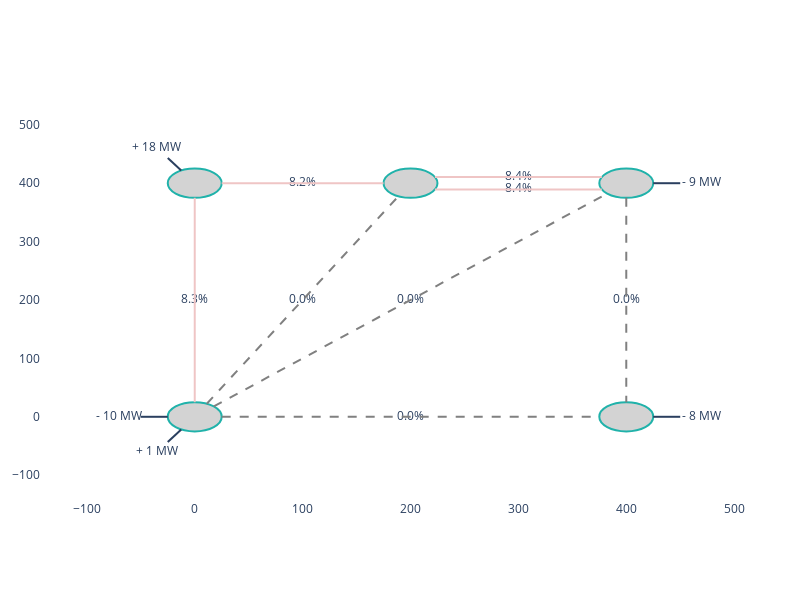

The code cell stored with this chart in its notebook:
### Code cell
last_obs = all_obs[-1]
fig = plot_helper.plot_observation(last_obs)
fig.show()

### Figure 1 — Plotly figure (JSON) as saved in the notebook; plotly's stock layout.template omitted (floating-point values rounded to 4 significant figures)
{"data": [{"mode": "text", "showlegend": false, "text": ["8.3%"], "type": "scatter", "x": [1.531e-15], "y": [200]}, {"mode": "text", "showlegend": false, "text": ["0.0%"], "type": "scatter", "x": [100], "y": [200]}, {"mode": "text", "showlegend": false, "text": ["0.0%"], "type": "scatter", "x": [200], "y": [200.0]}, {"mode": "text", "showlegend": false, "text": ["0.0%"], "type": "scatter", "x": [200], "y": [-1.531e-15]}, {"mode": "text", "showlegend": false, "text": ["8.2%"], "type": "scatter", "x": [100], "y": [400]}, {"mode": "text", "showlegend": false, "text": ["8.4%"], "type": "scatter", "x": [300], "y": [410.6]}, {"mode": "text", "showlegend": false, "text": ["8.4%"], "type": "scatter", "x": [300], "y": [389.4]}, {"mode": "text", "showlegend": false, "text": ["0.0%"], "type": "scatter", "x": [400], "y": [200]}, {"mode": "text", "showlegend": false, "text": ["- 10 MW"], "type": "scatter", "x": [-70], "y": [8.573e-15]}, {"mode": "text", "showlegend": false, "text": ["- 9 MW"], "type": "scatter", "x": [470], "y": [400]}, {"mode": "text", "showlegend": false, "text": ["- 8 MW"], "type": "scatter", "x": [470], "y": [0]}, {"mode": "text", "showlegend": false, "text": ["+ 1 MW"], "type": "scatter", "x": [-35.0], "y": [-60.62]}, {"mode": "text", "showlegend": false, "text": ["+ 18 MW"], "type": "scatter", "x": [-35.0], "y": [460.6]}], "layout": {"height": 600, "margin": {"b": 100, "l": 20, "r": 20}, "plot_bgcolor": "white", "shapes": [{"fillcolor": "lightgray", "line": {"color": "LightSeaGreen"}, "type": "circle", "x0": -25, "x1": 25, "xref": "x", "y0": -25, "y1": 25, "yref": "y"}, {"fillcolor": "lightgray", "line": {"color": "LightSeaGreen"}, "type": "circle", "x0": -25, "x1": 25, "xref": "x", "y0": 375, "y1": 425, "yref": "y"}, {"fillcolor": "lightgray", "line": {"color": "LightSeaGreen"}, "type": "circle", "x0": 175, "x1": 225, "xref": "x", "y0": 375, "y1": 425, "yref": "y"}, {"fillcolor": "lightgray", "line": {"color": "LightSeaGreen"}, "type": "circle", "x0": 375, "x1": 425, "xref": "x", "y0": 375, "y1": 425, "yref": "y"}, {"fillcolor": "lightgray", "line": {"color": "LightSeaGreen"}, "type": "circle", "x0": 375, "x1": 425, "xref": "x", "y0": -25, "y1": 25, "yref": "y"}, {"line": {"color": "#efc5c5"}, "type": "line", "x0": 1.531e-15, "x1": 1.531e-15, "xref": "x", "y0": 25, "y1": 375, "yref": "y"}, {"line": {"color": "gray", "dash": "dash"}, "type": "line", "x0": 11.18, "x1": 188.8, "xref": "x", "y0": 22.36, "y1": 377.6, "yref": "y"}, {"line": {"color": "gray", "dash": "dash"}, "type": "line", "x0": 17.68, "x1": 382.3, "xref": "x", "y0": 17.68, "y1": 382.3, "yref": "y"}, {"line": {"color": "gray", "dash": "dash"}, "type": "line", "x0": 25, "x1": 375, "xref": "x", "y0": 0, "y1": -3.062e-15, "yref": "y"}, {"line": {"color": "#efc5c5"}, "type": "line", "x0": 25, "x1": 175, "xref": "x", "y0": 400, "y1": 400, "yref": "y"}, {"line": {"color": "#efc5c5"}, "type": "line", "x0": 222.7, "x1": 377.3, "xref": "x", "y0": 410.6, "y1": 410.6, "yref": "y"}, {"line": {"color": "#efc5c5"}, "type": "line", "x0": 222.7, "x1": 377.3, "xref": "x", "y0": 389.4, "y1": 389.4, "yref": "y"}, {"line": {"color": "gray", "dash": "dash"}, "type": "line", "x0": 400, "x1": 400, "xref": "x", "y0": 375, "y1": 25, "yref": "y"}, {"type": "line", "x0": -50, "x1": -25, "xref": "x", "y0": 6.123e-15, "y1": 3.062e-15, "yref": "y"}, {"type": "line", "x0": 450, "x1": 425, "xref": "x", "y0": 400, "y1": 400, "yref": "y"}, {"type": "line", "x0": 450, "x1": 425, "xref": "x", "y0": 0, "y1": 0, "yref": "y"}, {"type": "line", "x0": -25.0, "x1": -12.5, "xref": "x", "y0": -43.3, "y1": -21.65, "yref": "y"}, {"type": "line", "x0": -25.0, "x1": -12.5, "xref": "x", "y0": 443.3, "y1": 421.7, "yref": "y"}], "width": 800, "xaxis": {"range": [-142.5, 542.5], "zeroline": false}, "yaxis": {"range": [-142.5, 542.5]}}}
